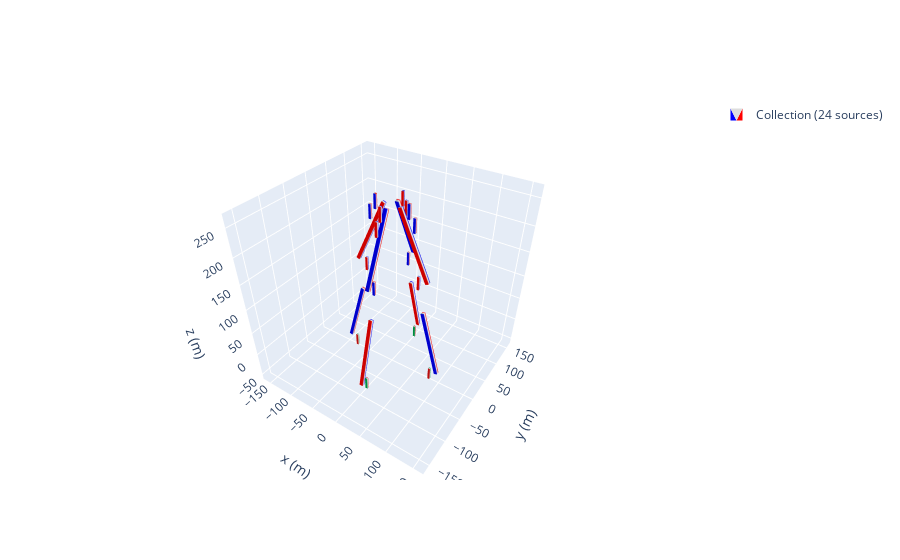

The cell this chart's notebook holds for it:
### Code cell
zeeman_prof = magpy.Collection()
j = 0
n = 4
a = 10
l =[-15,15,15,-15]
l2 = [-24,24,24,-24]
ll = ['y','x','y','x']
mystyle = dict(
    mode="color",
    color=dict(north='red',south = 'blue'))
angles = np.linspace(0, 360, n, endpoint=False)
for i in angles:
    cube1= magpy.magnet.Cuboid(
    dimension=(6,6,128),
    polarization=(0,1.08,0),
    position=(70+a,0,0),
    style_magnetization = mystyle)
    cube2 = magpy.magnet.Cuboid(dimension= (4,4,25),
    polarization=(0,-1.17,0),
    position=(70+a,0,-50))
    cube3= magpy.magnet.Cuboid(
        dimension=(6,6,128),
        polarization=(0,-1.08,0),
        position=(110+a,0,170),
    style_magnetization = mystyle)
    cube4 = magpy.magnet.Cuboid(dimension= (4,4,25),
    polarization=(0,-1.17,0),
    position=(40+a,0,140),
    style_magnetization = mystyle)
    cube5 = magpy.magnet.Cuboid(dimension= (4,4,25),
    polarization=(0,1.17,0),
    position=(30+a,0,240),
    style_magnetization = mystyle)
    cube6 = magpy.magnet.Cuboid(dimension= (4,4,25),
    polarization=(0,1.17,0),
    position=(20+a,0,260),
    style_magnetization = mystyle)
    cube1.rotate_from_angax(i, 'z', anchor=0)
    cube1.rotate_from_angax(i, 'z')
    cube1.rotate_from_angax(l[j], ll[j],anchor=0)
    cube2.rotate_from_angax(i, 'z', anchor=0)
    cube2.rotate_from_angax(i, 'z')
    cube3.rotate_from_angax(i, 'z', anchor=0)
    cube3.rotate_from_angax(i, 'z')
    cube3.rotate_from_angax(l2[j], ll[j],anchor = 0)
    cube4.rotate_from_angax(i, 'z', anchor=0)
    cube4.rotate_from_angax(i, 'z')
    cube5.rotate_from_angax(i, 'z', anchor=0)
    cube5.rotate_from_angax(i, 'z')
    cube6.rotate_from_angax(i, 'z', anchor=0)
    cube6.rotate_from_angax(i, 'z')

    zeeman_prof.add(cube1)
    zeeman_prof.add(cube2)
    zeeman_prof.add(cube3)
    zeeman_prof.add(cube4)
    zeeman_prof.add(cube5)
    zeeman_prof.add(cube6)
    j = j+1
sens = magpy.Sensor([(0,0,0),(0,0,250)])
magpy.show(zeeman_prof)

### Figure 1 — Plotly figure (JSON) as saved in the notebook; plotly's stock layout.template omitted (floating-point values rounded to 4 significant figures; data arrays with more than 128 entries replaced by an {"elided": "..."} marker saying what was removed)
{"data": [{"color": "#2e91e5", "colorscale": [[0, "blue"], [0.16, "blue"], [0.26, "#dddddd"], [0.74, "#dddddd"], [0.84, "red"], [1, "red"]], "i": {"elided": "240 int values"}, "intensity": {"elided": "160 int values"}, "j": {"elided": "240 int values"}, "k": {"elided": "240 int values"}, "legendgroup": "Collection(id=2670823782640)", "name": "Collection (24 sources)", "opacity": 1, "showlegend": true, "showscale": false, "type": "mesh3d", "x": {"elided": "160 float values"}, "y": {"elided": "160 float values"}, "z": {"elided": "160 float values"}}, {"color": "#2e91e5", "colorscale": [[0, "#00b050"], [0.16, "#00b050"], [0.26, "#dddddd"], [0.74, "#dddddd"], [0.84, "#e71111"], [1, "#e71111"]], "i": [7, 0, 0, 0, 4, 4, 2, 6, 4, 0, 3, 7, 15, 8, 8, 8, 12, 12, 10, 14, 12, 8, 11, 15, 23, 16, 16, 16, 20, 20, 18, 22, 20, 16, 19, 23, 31, 24, 24, 24, 28, 28, 26, 30, 28, 24, 27, 31], "intensity": [1, 0, 0, 1, 1, 0, 0, 1, 1, 0, 0, 1, 1, 0, 0, 1, 1, 0, 0, 1, 1, 0, 0, 1, 1, 0, 0, 1, 1, 0, 0, 1], "j": [0, 7, 1, 2, 6, 7, 1, 2, 5, 5, 2, 2, 8, 15, 9, 10, 14, 15, 9, 10, 13, 13, 10, 10, 16, 23, 17, 18, 22, 23, 17, 18, 21, 21, 18, 18, 24, 31, 25, 26, 30, 31, 25, 26, 29, 29, 26, 26], "k": [3, 4, 2, 3, 5, 6, 5, 5, 0, 1, 7, 6, 11, 12, 10, 11, 13, 14, 13, 13, 8, 9, 15, 14, 19, 20, 18, 19, 21, 22, 21, 21, 16, 17, 23, 22, 27, 28, 26, 27, 29, 30, 29, 29, 24, 25, 31, 30], "legendgroup": "Collection(id=2670823782640)", "name": "Collection (24 sources)", "opacity": 1, "showlegend": false, "showscale": false, "type": "mesh3d", "x": [78, 78, 82, 82, 78, 78, 82, 82, 2.0, 2.0, -2.0, -2.0, 2.0, 2.0, -2.0, -2.0, -82, -82, -78, -78, -82, -82, -78, -78, 2.0, 2.0, -2.0, -2.0, 2.0, 2.0, -2.0, -2.0], "y": [-2, 2, 2, -2, -2, 2, 2, -2, 82, 78, 78, 82, 82, 78, 78, 82, -2.0, 2.0, 2.0, -2.0, -2.0, 2.0, 2.0, -2.0, -78, -82, -82, -78, -78, -82, -82, -78], "z": [-62.5, -62.5, -62.5, -62.5, -37.5, -37.5, -37.5, -37.5, -62.5, -62.5, -62.5, -62.5, -37.5, -37.5, -37.5, -37.5, -62.5, -62.5, -62.5, -62.5, -37.5, -37.5, -37.5, -37.5, -62.5, -62.5, -62.5, -62.5, -37.5, -37.5, -37.5, -37.5]}], "layout": {"legend": {"itemsizing": "constant"}, "scene": {"aspectmode": "manual", "aspectratio": {"x": 1, "y": 1, "z": 1}, "camera": {"eye": {"x": 1, "y": -1.5, "z": 1.4}}, "xaxis": {"autorange": false, "range": [-167.5, 167.5], "title": {"text": "x (m)"}}, "yaxis": {"autorange": false, "range": [-167.5, 167.5], "title": {"text": "y (m)"}}, "zaxis": {"autorange": false, "range": [-62.5, 272.5], "title": {"text": "z (m)"}}}}}
